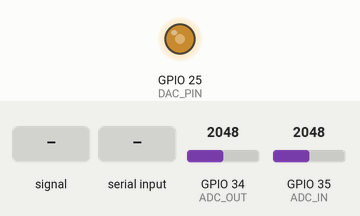
Simulated run of this sketch. Board: ESP32. Shown: output pins drawn as LEDs (lit = HIGH). The test bench sets the inputs (shaded band); at power-on: GPIO 34 (ADC_OUT) = 2048, GPIO 35 (ADC_IN) = 2048 (analog values on the 0–4095 scale). What the sketch prints to the serial monitor is not drawn.

Above: at 1.2 s.
1.3 s: GPIO 34 (ADC_OUT) fed a 200 Hz sine of ±1842 counts around its level
Timing chart, 0 to 2.4 s (numbered marks = the images above; inputs shaded):
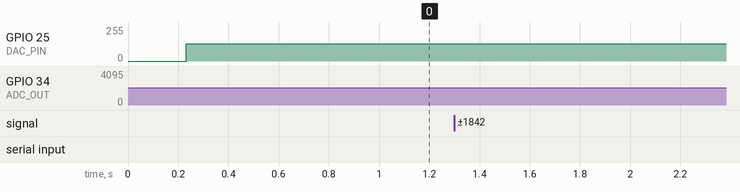

The sketch:

esp32_scope_full.ino
```cpp
// Week 1: mini oscilloscope that sends EVERY sample (all 200 per wave at 50 Hz).
// View with scope_view.py (the Arduino Serial Plotter only shows 50 points).
//   G25 (DAC) sine into the RC filter; G35 reads the input, G34 the output.
// Each frame: "frame,<freq>,<n>" then n lines "in,out" (raw 0-4095 ADC counts).
// Send a frequency in Hz (5 to 1000) followed by a newline to change it.

#include <math.h>

const int DAC_PIN = 25, ADC_IN = 35, ADC_OUT = 34;
const float FS = 10000.0;                     // one sample every 100 µs
const int DAC_MID = 128, DAC_AMP = 70;
const int MAX_N = 4000;

float freq = 50;
double phase = 0;
uint32_t nextT;
int16_t bufIn[MAX_N], bufOut[MAX_N];

bool tick(int &vin, int &vout) {
  while ((int32_t)(micros() - nextT) < 0) {}
  nextT += 100;
  phase += 2 * M_PI * freq / FS;
  bool wrapped = phase >= 2 * M_PI;
  if (wrapped) phase -= 2 * M_PI;
  dacWrite(DAC_PIN, DAC_MID + (int)lround(DAC_AMP * sin(phase)));
  vin = analogRead(ADC_IN);
  vout = analogRead(ADC_OUT);
  return wrapped;
}

void setup() {
  Serial.begin(921600);                       // 8x faster than 115200
  analogReadResolution(12);
  analogSetAttenuation(ADC_11db);
}

void loop() {
  if (Serial.available()) {
    float f = Serial.parseFloat();
    while (Serial.available()) Serial.read();
    if (f >= 5 && f <= 1000) freq = f;
  }
  int n = min(MAX_N, (int)lround(2 * FS / freq));   // two whole cycles, every sample
  int vin, vout;
  nextT = micros();
  for (int i = 0; i < max(300, (int)(3 * FS / freq)); i++) tick(vin, vout);
  while (!tick(vin, vout)) {}
  for (int i = 0; i < n; i++) { tick(vin, vout); bufIn[i] = vin; bufOut[i] = vout; }
  Serial.printf("frame,%.1f,%d\n", freq, n);
  for (int i = 0; i < n; i++) Serial.printf("%d,%d\n", bufIn[i], bufOut[i]);
}
```
